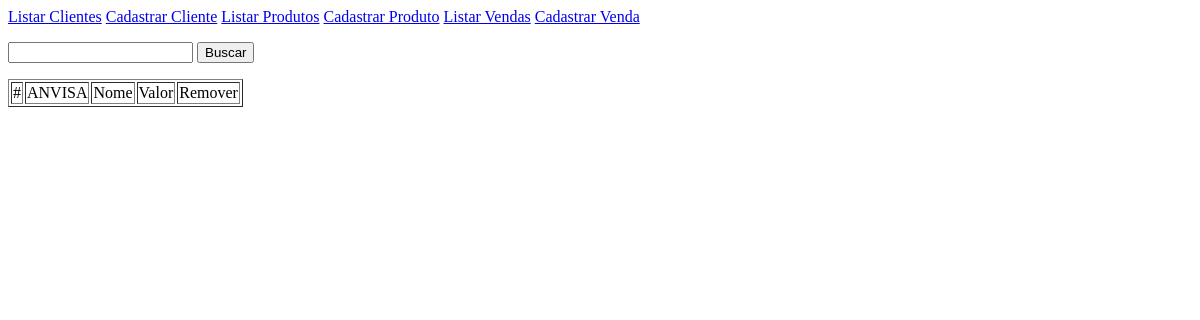
Before: /produto_listar.php?busca=cafe with the older database file.
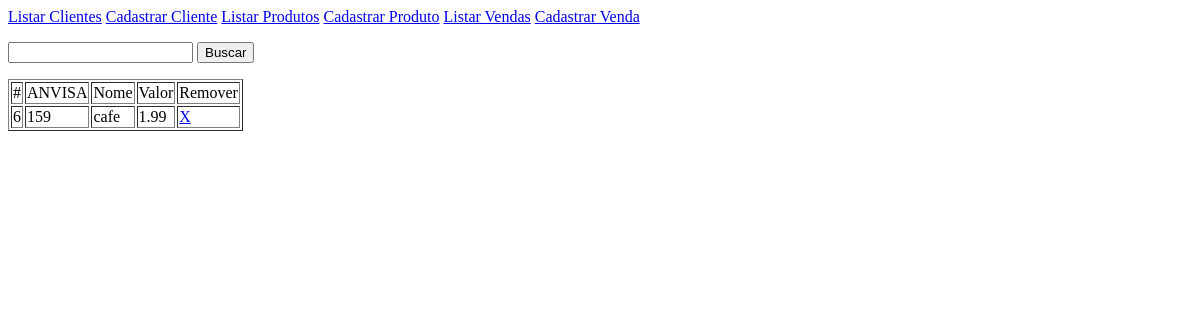
After: the same page with the newer database file.
### tables this page shows
CREATE TABLE produto ( id integer primary key autoincrement, anvisa text unique, nome text, valor float );

### produto_listar.php (the view, shortened to what this page needs)
<?php
	$busca = '';
	if ( isset( $_REQUEST['busca'] ) ) {
		$busca = $_REQUEST['busca'];
	}
	$sql = " select id, anvisa, nome, valor from produto where anvisa || nome like '%" . $busca . "%' order by nome; ";
	$conexao = new pdo ('sqlite:banco.sqlite');
	$resultado = $conexao->query($sql)->fetchAll();
?>
<html>
	<head>
	</head>
	<body>
<?php
		require 'menu.php';
?>
		<form id="busca">
			<p>
				<input type="text" name="busca" autocomplete="off" />
				<button type="submit" formmethod="post" formaction="produto_listar.php">Buscar</button>
			</p>
		</form>
		<table border="1">
			<tr>
				<td>#</td>
				<td>ANVISA</td>
				<td>Nome</td>
				<td>Valor</td>
				<td>Remover</td>
			</tr>
<?php
	foreach ( $resultado as $tupla ) {
?>
			<tr>
				<td><?php print $tupla['id']; ?></td>
				<td><?php print $tupla['anvisa']; ?></td>
				<td><?php print $tupla['nome']; ?></td>
				<td><?php print $tupla['valor']; ?></td>
				<td><a href="produto_delete.php?id=<?php print $tupla['id']; ?>"> X </a></td>
			</tr>
<?php
	}
?>
		</table>
	</body>
</html>

Changed rows visible on the page:
added produto: id "6", anvisa "159", nome "cafe", valor "1.99"
